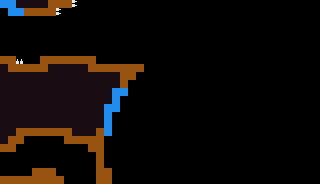

Rendered tile map (Tiled .tmx) drawn with the repository's tilesets; below, a short description and the full map source, tile grids included:
An orthogonal 40x23 tile map with 8x8 px tiles, 2 tile layers (Terrain, Spikes) and 4 objects.

<map version="1.10" tiledversion="1.12.2" orientation="orthogonal" renderorder="right-down" width="40" height="23" tilewidth="8" tileheight="8" infinite="0" nextlayerid="7" nextobjectid="40">
 <tileset firstgid="1" source="../tiles/Foregound.tsx" />
 <layer id="1" name="Terrain" width="40" height="23">
  <data encoding="csv">
7,7,5,5,5,5,1,1,1,2684354562,0,0,0,0,0,0,0,0,0,0,0,0,0,0,0,0,0,0,0,0,0,0,0,0,0,0,0,0,0,0,
0,7,7,1,1,1,1,2684354562,0,0,0,0,0,0,0,0,0,0,0,0,0,0,0,0,0,0,0,0,0,0,0,0,0,0,0,0,0,0,0,0,
0,0,0,0,0,0,0,0,0,0,0,0,0,0,0,0,0,0,0,0,0,0,0,0,0,0,0,0,0,0,0,0,0,0,0,0,0,0,0,0,
0,0,0,0,0,0,0,0,0,0,0,0,0,0,0,0,0,0,0,0,0,0,0,0,0,0,0,0,0,0,0,0,0,0,0,0,0,0,0,0,
0,0,0,0,0,0,0,0,0,0,0,0,0,0,0,0,0,0,0,0,0,0,0,0,0,0,0,0,0,0,0,0,0,0,0,0,0,0,0,0,
0,0,0,0,0,0,0,0,0,0,0,0,0,0,0,0,0,0,0,0,0,0,0,0,0,0,0,0,0,0,0,0,0,0,0,0,0,0,0,0,
0,0,0,0,0,0,0,0,0,0,0,0,0,0,0,0,0,0,0,0,0,0,0,0,0,0,0,0,0,0,0,0,0,0,0,0,0,0,0,0,
1,1,2,0,0,1,1,1,1,1,1,1,0,0,0,0,0,0,0,0,0,0,0,0,0,0,0,0,0,0,0,0,0,0,0,0,0,0,0,0,
5,1,1,1,1,1,5,5,5,5,5,1,1,1,1,1,1,1,0,0,0,0,0,0,0,0,0,0,0,0,0,0,0,0,0,0,0,0,0,0,
5,5,5,5,5,5,5,5,5,5,5,5,5,5,5,1,1,0,0,0,0,0,0,0,0,0,0,0,0,0,0,0,0,0,0,0,0,0,0,0,
5,5,5,5,5,5,5,5,5,5,5,5,5,5,5,1,0,0,0,0,0,0,0,0,0,0,0,0,0,0,0,0,0,0,0,0,0,0,0,0,
5,5,5,5,5,5,5,5,5,5,5,5,5,5,7,7,0,0,0,0,0,0,0,0,0,0,0,0,0,0,0,0,0,0,0,0,0,0,0,0,
5,5,5,5,5,5,5,5,5,5,5,5,5,5,7,0,0,0,0,0,0,0,0,0,0,0,0,0,0,0,0,0,0,0,0,0,0,0,0,0,
5,5,5,5,5,5,5,5,5,5,5,5,5,7,7,0,0,0,0,0,0,0,0,0,0,0,0,0,0,0,0,0,0,0,0,0,0,0,0,0,
5,5,5,5,5,5,5,5,5,5,5,5,5,7,0,0,0,0,0,0,0,0,0,0,0,0,0,0,0,0,0,0,0,0,0,0,0,0,0,0,
5,5,5,5,5,5,5,5,5,5,5,5,5,7,0,0,0,0,0,0,0,0,0,0,0,0,0,0,0,0,0,0,0,0,0,0,0,0,0,0,
5,5,1,1,1,1,1,1,1,5,5,5,1,7,0,0,0,0,0,0,0,0,0,0,0,0,0,0,0,0,0,0,0,0,0,0,0,0,0,0,
5,1,1,0,0,0,0,0,1,1,1,1,1,0,0,0,0,0,0,0,0,0,0,0,0,0,0,0,0,0,0,0,0,0,0,0,0,0,0,0,
1,1,0,0,0,0,0,0,0,0,0,1,1,0,0,0,0,0,0,0,0,0,0,0,0,0,0,0,0,0,0,0,0,0,0,0,0,0,0,0,
0,0,0,0,0,0,0,0,0,0,0,0,1,0,0,0,0,0,0,0,0,0,0,0,0,0,0,0,0,0,0,0,0,0,0,0,0,0,0,0,
0,0,0,0,0,0,0,0,0,0,0,0,1,0,0,0,0,0,0,0,0,0,0,0,0,0,0,0,0,0,0,0,0,0,0,0,0,0,0,0,
0,0,0,0,1,1,1,0,0,0,0,0,1,1,0,0,0,0,0,0,0,0,0,0,0,0,0,0,0,0,0,0,0,0,0,0,0,0,0,0,
1,1,1,1,1,1,1,1,0,0,0,0,1,1,0,0,0,0,0,0,0,0,0,0,0,0,0,0,0,0,0,0,0,0,0,0,0,0,0,0
</data>
 </layer>
 <layer id="3" name="Spikes" width="40" height="23">
  <data encoding="csv">
0,0,0,0,0,0,0,0,0,0,0,0,0,0,0,0,0,0,0,0,0,0,0,0,0,0,0,0,0,0,0,0,0,0,0,0,0,0,0,0,
0,0,0,0,0,0,0,0,0,0,0,0,0,0,0,0,0,0,0,0,0,0,0,0,0,0,0,0,0,0,0,0,0,0,0,0,0,0,0,0,
0,0,0,0,0,0,0,0,0,0,0,0,0,0,0,0,0,0,0,0,0,0,0,0,0,0,0,0,0,0,0,0,0,0,0,0,0,0,0,0,
0,0,0,0,0,0,0,0,0,0,0,0,0,0,0,0,0,0,0,0,0,0,0,0,0,0,0,0,0,0,0,0,0,0,0,0,0,0,0,0,
0,0,0,0,0,0,0,0,0,0,0,0,0,0,0,0,0,0,0,0,0,0,0,0,0,0,0,0,0,0,0,0,0,0,0,0,0,0,0,0,
0,0,0,0,0,0,0,0,0,0,0,0,0,0,0,0,0,0,0,0,0,0,0,0,0,0,0,0,0,0,0,0,0,0,0,0,0,0,0,0,
0,0,0,0,0,0,0,0,0,0,0,0,0,0,0,0,0,0,0,0,0,0,0,0,0,0,0,0,0,0,0,0,0,0,0,0,0,0,0,0,
0,0,0,0,0,0,0,0,0,0,0,0,0,0,0,0,0,0,0,0,0,0,0,0,0,0,0,0,0,0,0,0,0,0,0,0,0,0,0,0,
0,0,0,0,0,0,0,0,0,0,0,0,0,0,0,0,0,0,0,0,0,0,0,0,0,0,0,0,0,0,0,0,0,0,0,0,0,0,0,0,
0,0,0,0,0,0,0,0,0,0,0,0,0,0,0,0,0,0,0,0,0,0,0,0,0,0,0,0,0,0,0,0,0,0,0,0,0,0,0,0,
0,0,0,0,0,0,0,0,0,0,0,0,0,0,0,0,0,0,0,0,0,0,0,0,0,0,0,0,0,0,0,0,0,0,0,0,0,0,0,0,
0,0,0,0,0,0,0,0,0,0,0,0,0,0,0,0,0,0,0,0,0,0,0,0,0,0,0,0,0,0,0,0,0,0,0,0,0,0,0,0,
0,0,0,0,0,0,0,0,0,0,0,0,0,0,0,0,0,0,0,0,0,0,0,0,0,0,0,0,0,0,0,0,0,0,0,0,0,0,0,0,
0,0,0,0,0,0,0,0,0,0,0,0,0,0,0,0,0,0,0,0,0,0,0,0,0,0,0,0,0,0,0,0,0,0,0,0,0,0,0,0,
0,0,0,0,0,0,0,0,0,0,0,0,0,0,0,0,0,0,0,0,0,0,0,0,0,0,0,0,0,0,0,0,0,0,0,0,0,0,0,0,
0,0,0,0,0,0,0,0,0,0,0,0,0,0,0,0,0,0,0,0,0,0,0,0,0,0,0,0,0,0,0,0,0,0,0,0,0,0,0,0,
0,0,0,0,0,0,0,0,0,0,0,0,0,0,0,0,0,0,0,0,0,0,0,0,0,0,0,0,0,0,0,0,0,0,0,0,0,0,0,0,
0,0,0,0,0,0,0,0,0,0,0,0,0,0,0,0,0,0,0,0,0,0,0,0,0,0,0,0,0,0,0,0,0,0,0,0,0,0,0,0,
0,0,0,0,0,0,0,0,0,0,0,0,0,0,0,0,0,0,0,0,0,0,0,0,0,0,0,0,0,0,0,0,0,0,0,0,0,0,0,0,
0,0,0,0,0,0,0,0,0,0,0,0,0,0,0,0,0,0,0,0,0,0,0,0,0,0,0,0,0,0,0,0,0,0,0,0,0,0,0,0,
0,0,0,0,0,0,0,0,0,0,0,0,0,0,0,0,0,0,0,0,0,0,0,0,0,0,0,0,0,0,0,0,0,0,0,0,0,0,0,0,
0,0,0,0,0,0,0,0,0,0,0,0,0,0,0,0,0,0,0,0,0,0,0,0,0,0,0,0,0,0,0,0,0,0,0,0,0,0,0,0,
0,0,0,0,0,0,0,0,0,0,0,0,0,0,0,0,0,0,0,0,0,0,0,0,0,0,0,0,0,0,0,0,0,0,0,0,0,0,0,0
</data>
 </layer>
 <objectgroup id="4" name="Death">
  <object id="32" x="16.9091" y="60" width="5.27273" height="3.45455" />
  <object id="33" x="57.0909" y="8.36364" width="3.27273" height="6.54545" />
  <object id="34" x="72" y="1.63636" width="4" height="4.18182" />
 </objectgroup>
 <objectgroup id="5" name="Entities" />
 <objectgroup id="6" name="Boundaries">
  <object id="38" x="316" y="0.666667" width="2" height="184" />
 </objectgroup>
</map>
